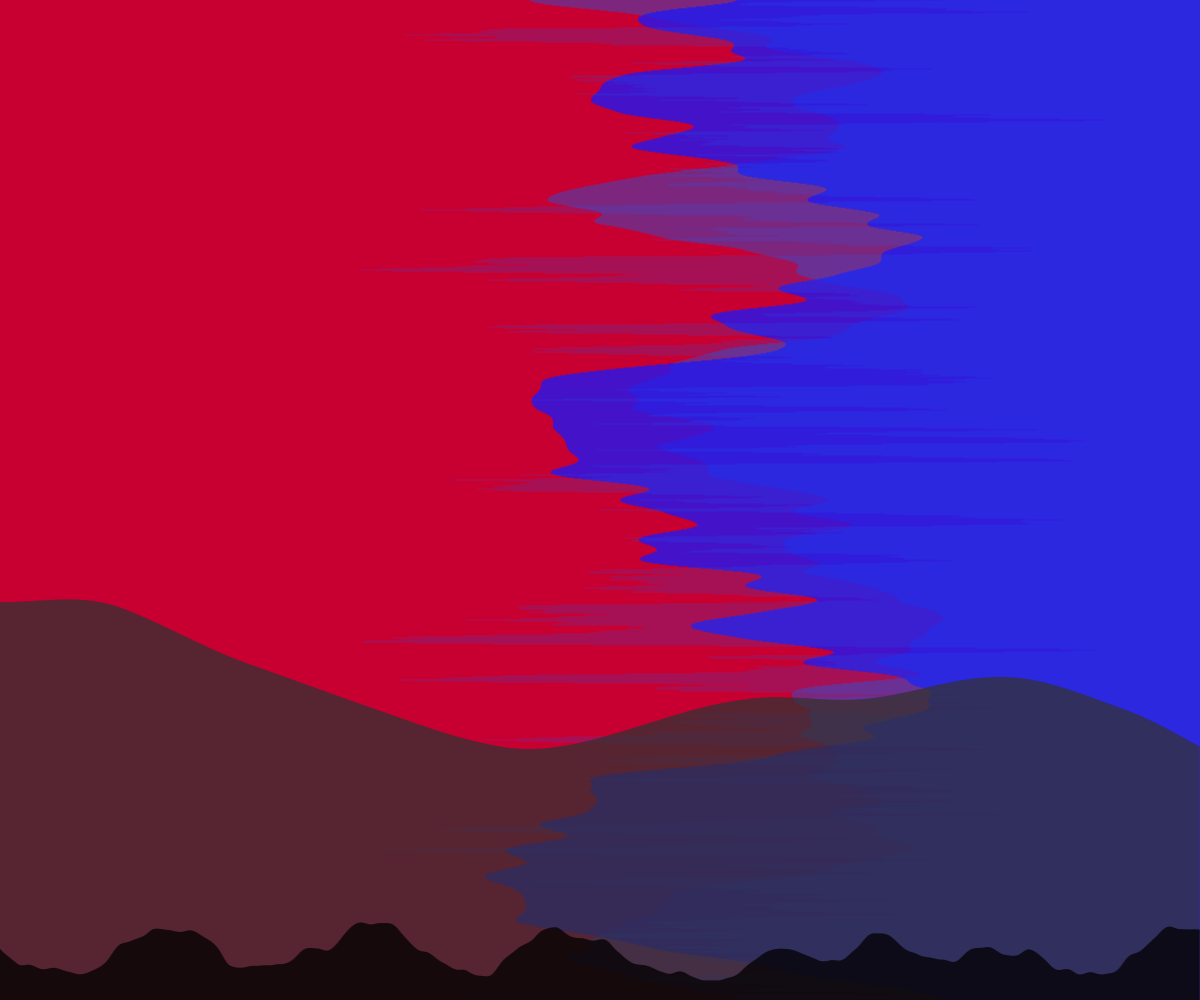
Frame 1 (no input)
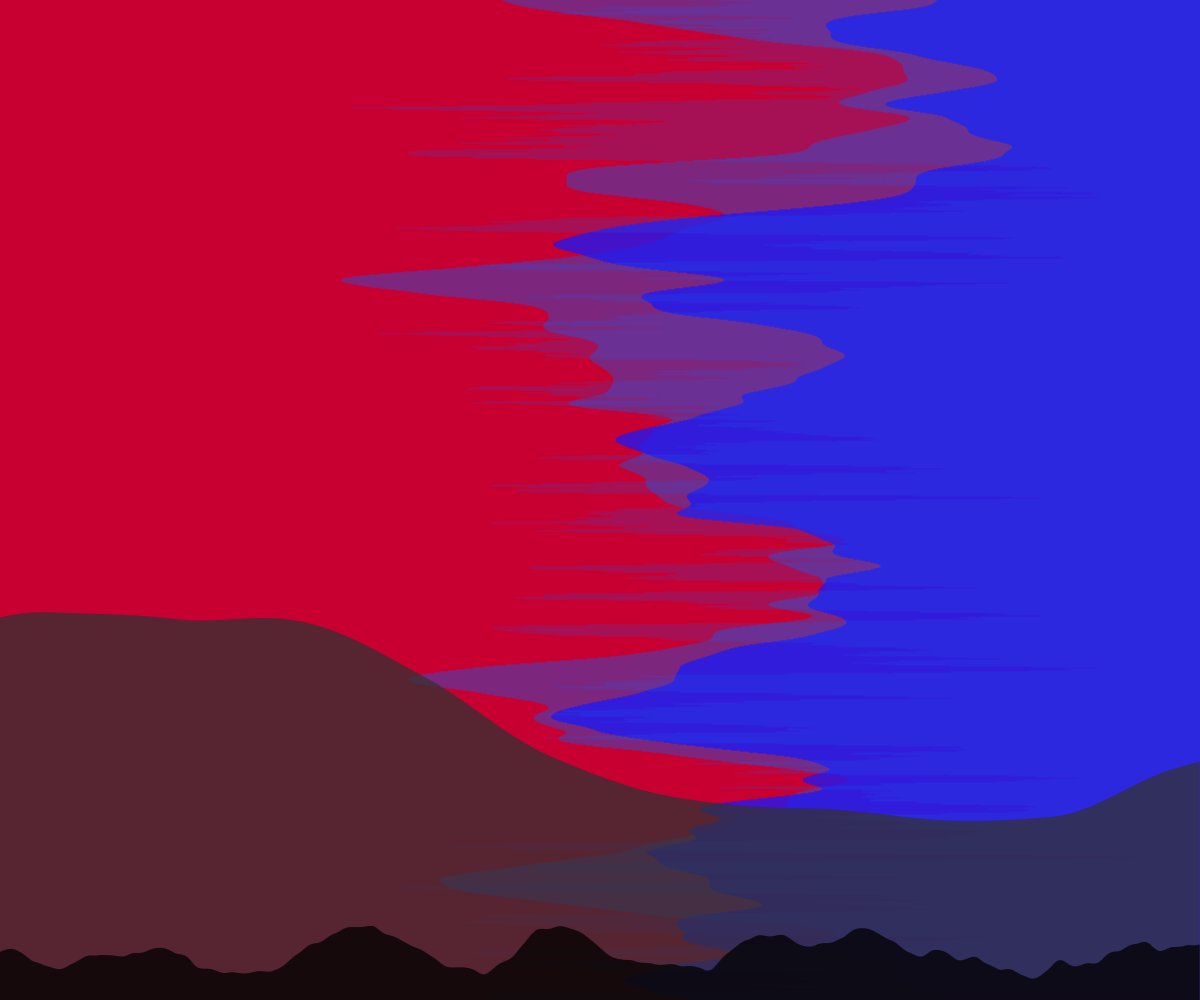
Frame 2 (the mouse pressed at the canvas centre, redrawn once)

The p5.js sketch that drew these frames (run headless with seeded random() and noise() and a simulated clock; the mouse was pressed at the canvas centre and the sketch redrawn once):

// p5.js sketch
// ── sketch.js
//"Colorado Sunset"-An abstracted mountain range at twilight,
//seen from miles away.
//Made using noise applied to both verital and horizontal lines,
//with various colors and transparency.

let offset = 0.0;

function setup(){
createCanvas(windowWidth,windowHeight);
noLoop();
}

function draw(){
  background(200,0,50);

//Draw vertical line, experiment with color, and numbers that follow offsets
  stroke(100,50,150);
  for(let j = 0; j <height; j = j + 1) {
    let linew = width - noise(offset)*1000;
    line(width,j,linew,j);
    offset = offset + 0.01;
  }
  //Draw vertical line, experiment with color, and numbers that follow offsets
  stroke(25,25,250);
  for(let j = 0; j <height; j = j + 1) {
    let linew = width - noise(offset)*1000;
    line(width,j,linew,j);
    offset = offset + 0.01;
  }
  //Draw vertical line, experiment with color, and numbers that follow offsets
  stroke(25,100,250,50);
  for(let j = 0; j <height; j = j + 1) {
    let linew = width - noise(offset)*1000;
    line(width,j,linew,j);
    offset = offset + 0.1;
  }
  //Draw horizontal line, experiment with color, and numbers that follow offsets
  stroke(50);
  for(let i = 0; i <width; i = i +1){
    let lineh = height - noise(offset)*500;
    line(i,height,i,lineh);
    offset = offset + 0.001;
  }
//Draw horizontal line, experiment with color, and numbers that follow offsets
  stroke(0);
  for(let i = 0; i < width; i = i + 1){
    let lineh = height - noise (offset)*100;
    line(i,height,i,lineh);
    offset = offset + 0.01;
  }

}
